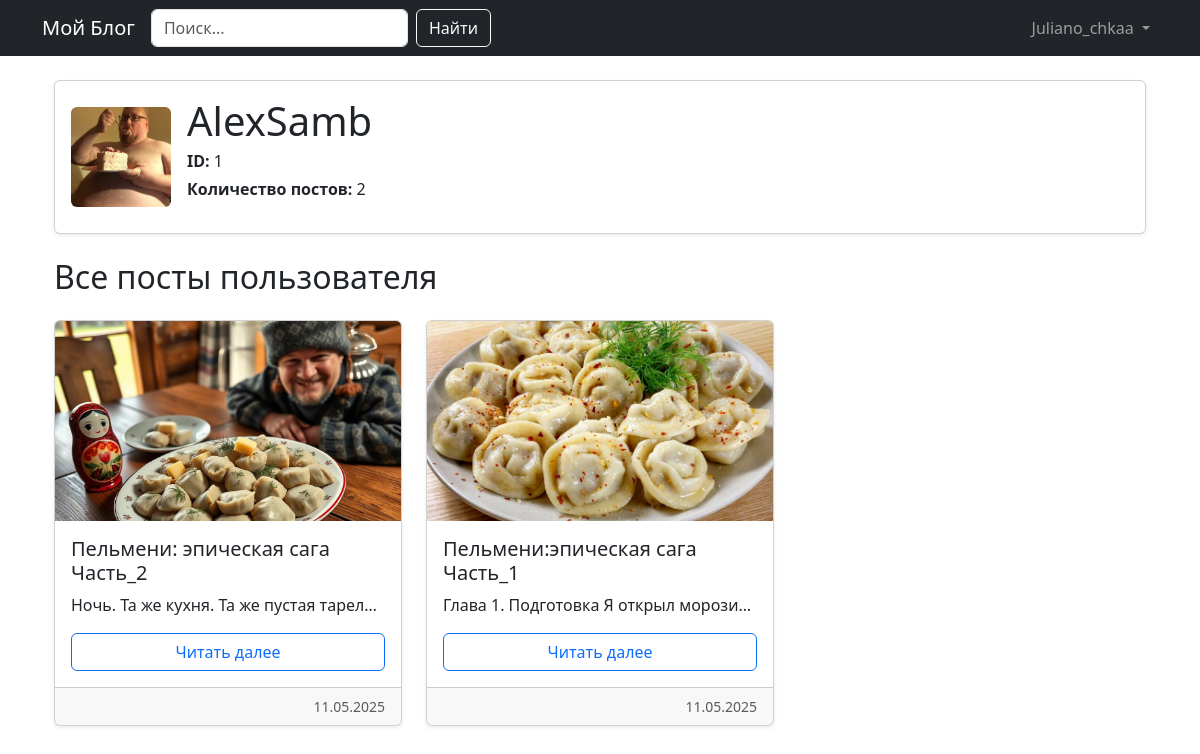
Page /profile/AlexSamb (signed in) on the committed database.
### app.py (models this page shows, shortened)
class User(UserMixin, db.Model):
    id = db.Column(db.Integer, primary_key=True)
    username = db.Column(db.String(50), unique=True, nullable=False)
    password_hash = db.Column(db.String(128))
    posts = db.relationship('Post', backref='author', lazy=True)
    avatar_filename = db.Column(db.String(255))
    @property
    def password(self):
        raise AttributeError('Пароль не доступен для чтения')

class Post(db.Model):
    id = db.Column(db.Integer, primary_key=True)
    title = db.Column(db.String(100), nullable=False)
    content = db.Column(db.Text, nullable=False)
    image_filename = db.Column(db.String(255))
    user_id = db.Column(db.Integer, db.ForeignKey('user.id'), nullable=False)
    created_at = db.Column(db.DateTime, default=datetime.utcnow)
    summary = db.Column(db.Text)

### app.py (the view)
@app.route('/profile/<username>')
def profile(username):
    user = User.query.filter_by(username=username).first_or_404()
    posts = Post.query.filter_by(author=user).order_by(Post.created_at.desc()).all()
    return render_template('profile.html', user=user, posts=posts)

### app.py (called while the page is built)
@login_manager.user_loader
def load_user(user_id):
    return db.session.get(User, int(user_id))

### templates/profile.html (shortened to what this page needs)
{% extends "base.html" %}
{% block content %}
<div class="container mt-4">
    <div class="card shadow-sm mb-4">
        <div class="card-body d-flex align-items-center">
            {% if user.avatar_filename %}
                <img src="{{ url_for('static', filename='uploads/avatars/' + user.avatar_filename) }}"
                     alt="Аватар" class="rounded me-3" style="width: 100px; height: 100px; object-fit: cover;">
            {% else %}
                <i class="bi bi-person-circle me-3 text-muted" style="font-size: 3rem;"></i>
            {% endif %}
            <div>
                <h1 class="card-title mb-1">{{ user.username }}</h1>
                <p class="mb-1"><strong>ID:</strong> {{ user.id }}</p>
                <p><strong>Количество постов:</strong> {{ user.posts|length }}</p>
            </div>
        </div>
    </div>
    {% if not posts %}
        <div class="alert alert-info">У пользователя пока нет постов.</div>
    {% else %}
        <h2 class="mb-4">Все посты пользователя</h2>
        <div class="row g-4">
            {% for post in posts %}
                <div class="col-md-6 col-lg-4">
                    <div class="card h-100 shadow-sm">
                        {% if post.image_filename %}
                            <img src="{{ url_for('static', filename='uploads/' + post.image_filename) }}"
                                 alt="Изображение поста" class="card-img-top" style="height: 200px; object-fit: cover;">
                        {% endif %}
                        <div class="card-body d-flex flex-column">
                            <h5 class="card-title">{{ post.title }}</h5>
                            <p class="card-text text-truncate">{{ post.content[:100] }}</p>
                            <a href="{{ url_for('view_post', post_id=post.id) }}" class="btn btn-outline-primary mt-auto">Читать далее</a>
                        </div>
                        <div class="card-footer text-muted small text-end">
                            {{ post.created_at.strftime('%d.%m.%Y') }}
                        </div>
                    </div>
                </div>
            {% endfor %}
        </div>
    {% endif %}
</div>
{% endblock %}

### templates/base.html (shortened to what this page needs)
<!DOCTYPE html>
<html lang="ru">
<head>
    <link rel="stylesheet" href="https://cdn.jsdelivr.net/npm/bootstrap-icons@1.8.0/font/bootstrap-icons.css">
    <link href="https://cdn.jsdelivr.net/npm/bootstrap@5.3.0/dist/css/bootstrap.min.css" rel="stylesheet">
</head>
<body>
    <nav class="navbar navbar-expand-lg navbar-dark bg-dark">
        <div class="container">
            <a class="navbar-brand" href="{{ url_for('index') }}">Мой Блог</a>
            <div class="collapse navbar-collapse" id="navbarNav">
                <form class="d-flex me-3" action="{{ url_for('search') }}" method="GET">
                    <input class="form-control me-2" type="search" name="q" placeholder="Поиск..." aria-label="Поиск">
                    <button class="btn btn-outline-light" type="submit">Найти</button>
                </form>
                <ul class="navbar-nav ms-auto">
                    {% if current_user.is_authenticated %}
                        <li class="nav-item dropdown">
                            <a class="nav-link dropdown-toggle" href="#" role="button" data-bs-toggle="dropdown" aria-expanded="false">
                                {{ current_user.username }}
                            </a>
                        </li>
                    {% endif %}
                </ul>
            </div>
        </div>
    </nav>
    <div class="container mt-4">
        {% block content %}{% endblock %}
    </div>
</body>
</html>

### rows in the picture
User: username "Juliano_chkaa"
User: avatar_filename (picture), username "AlexSamb", id "1"
Post: image_filename (picture), title "Пельмени: эпическая сага Часть_2", content "Ночь. Та же кухня. Та же пустая тарел…", created_at "11.05.2025"
Post: image_filename (picture), title "Пельмени:эпическая сага Часть_1", content "Глава 1. Подготовка Я открыл морози…", created_at "11.05.2025"

### other values in the picture
{{ user.posts|length }} "2"
